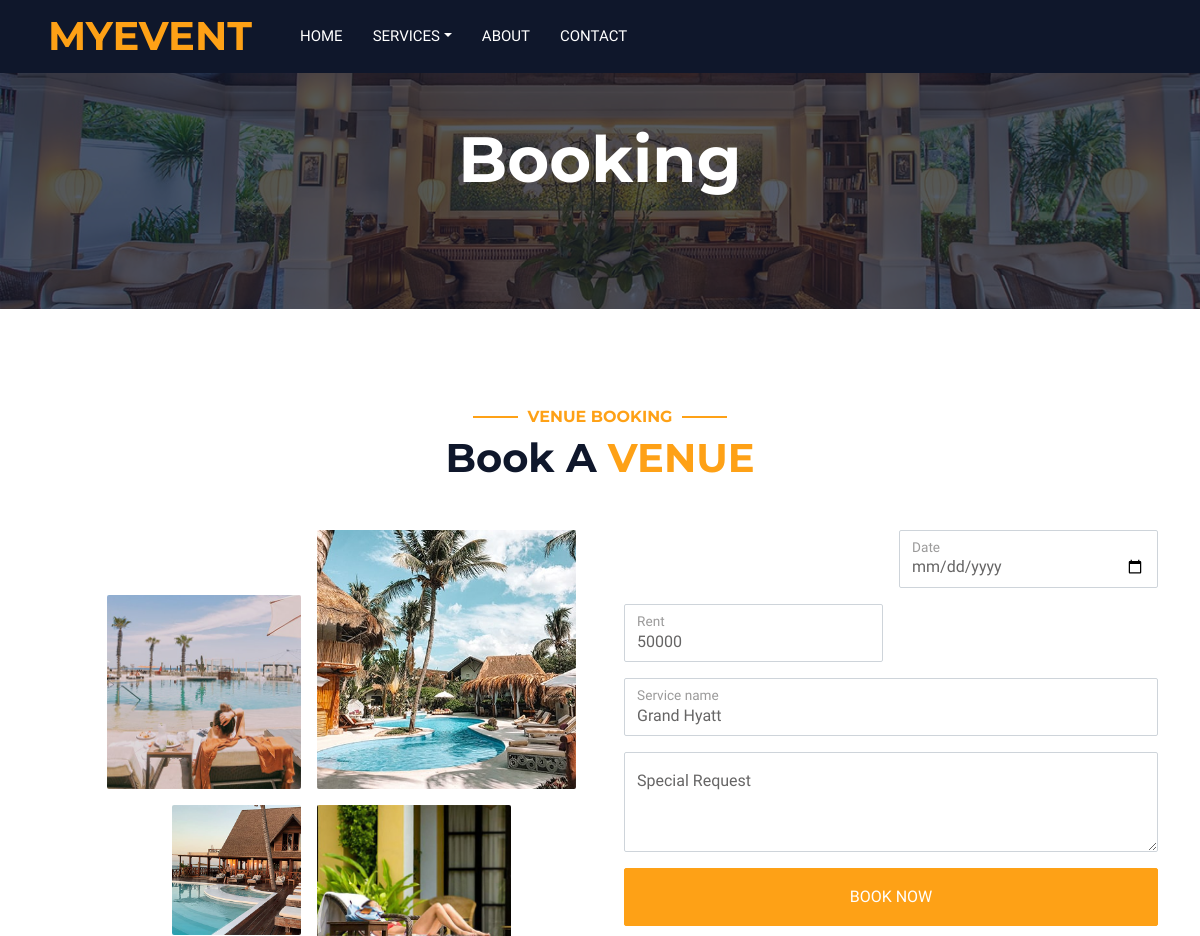
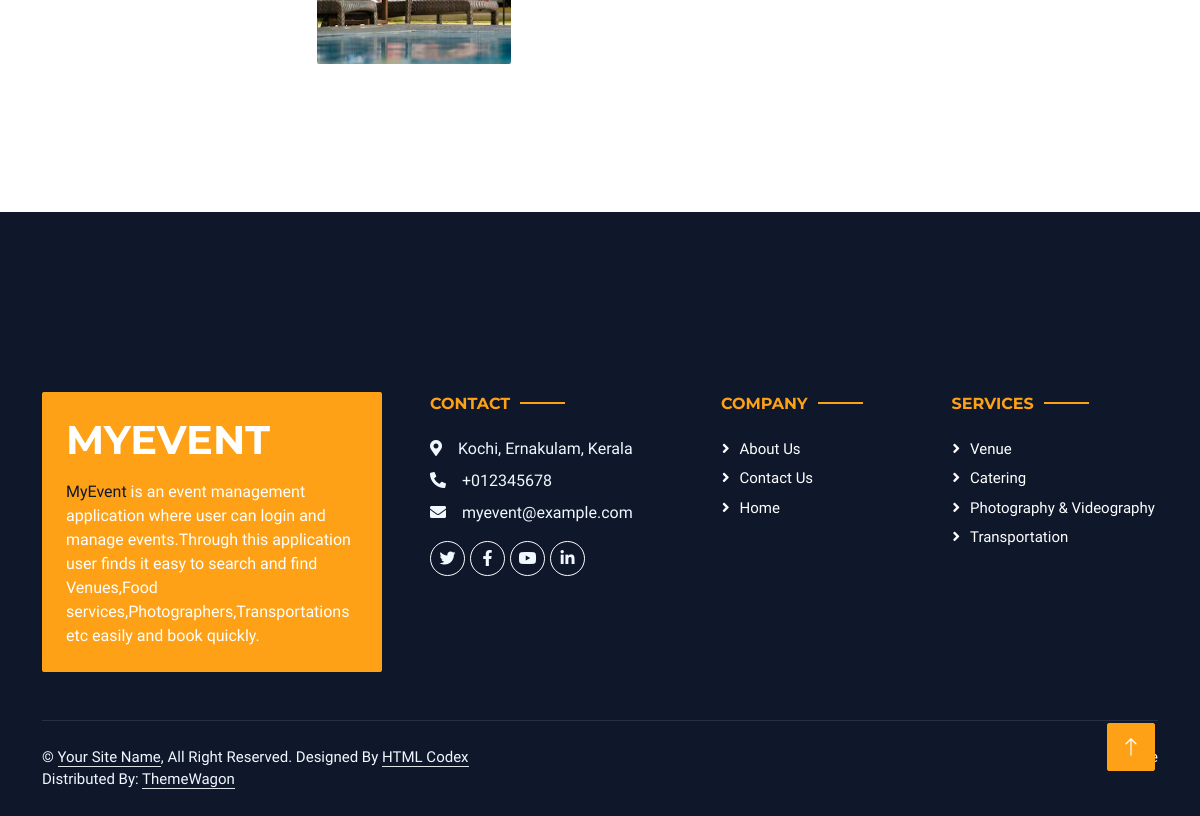
/bookingpage/15/, run on the app's committed database (2 pictures, top to bottom).
### adminapp/models.py (models this page shows, shortened)
class Service(models.Model):
    s_name = models.CharField(max_length=50,null=True,blank=True)
    service_name = models.CharField(max_length=50,null=True,blank=True)
    service_address = models.CharField(max_length=100,null=True,blank=True)
    service_rent = models.IntegerField(null=True,blank=True)
    service_description = models.CharField(max_length=500,null=True,blank=True)
    service_image = models.ImageField(upload_to="service",null=True,blank=True)

class Category(models.Model):
    name=models.CharField(max_length=50)
    description=models.TextField(max_length=500)
    logo=models.ImageField(upload_to="category_logo")

### userapp/views.py (the view)
# urls.py: path('bookingpage/<int:id>/',views.bookingpage,name="bookingpage"),
def bookingpage(req,id):
    user=Userdata.objects.all()
    data=Category.objects.all()
    b_data=Service.objects.filter(id=id)
    return render(req,"bookingpage.html",{"data":data,"user":user,"b_data":b_data})

### userapp/templates/bookingpage.html (shortened to what this page needs)
<!DOCTYPE html>
{% load static %}
<html lang="en">
<head>
    <link href="https://cdnjs.cloudflare.com/ajax/libs/font-awesome/5.10.0/css/all.min.css" rel="stylesheet">
    <link href="https://cdn.jsdelivr.net/npm/bootstrap-icons@1.4.1/font/bootstrap-icons.css" rel="stylesheet">
    <link href="{% static 'new/lib/animate/animate.min.css' %}" rel="stylesheet">
    <link href="{% static 'new/lib/owlcarousel/assets/owl.carousel.min.css' %}" rel="stylesheet">
    <link href="{% static 'new/lib/tempusdominus/css/tempusdominus-bootstrap-4.min.css' %}" rel="stylesheet" />
    <link href="{% static 'new/css/bootstrap.min.css' %}" rel="stylesheet">
    <link href="{% static 'new/css/style.css' %}" rel="stylesheet">
</head>
<body>
    <div class="container-xxl bg-white p-0">
        <div class="container-fluid bg-dark px-0">
            <div class="row gx-0">
                <div class="col-lg-3 bg-dark d-none d-lg-block">
                    <a href="index.html" class="navbar-brand w-100 h-100 m-0 p-0 d-flex align-items-center justify-content-center">
                        <h1 class="m-0 text-primary text-uppercase">MYEVENT</h1>
                    </a>
                </div>
                <div class="col-lg-9">
                    <nav class="navbar navbar-expand-lg bg-dark navbar-dark p-3 p-lg-0">
                        <div class="collapse navbar-collapse justify-content-between" id="navbarCollapse">
                            <div class="navbar-nav mr-auto py-0">
                                <a href="{% url 'home' %}" class="nav-item nav-link">Home</a>
                                <div class="nav-item dropdown">
                                    <a href="#" class="nav-link dropdown-toggle" data-bs-toggle="dropdown">Services</a>
                                </div>
                                <a href="{% url 'about' %}" class="nav-item nav-link">About</a>
                                <a href="{% url 'contactUs' %}" class="nav-item nav-link">Contact</a>
                            </div>
                                                          </div>
                    </nav>
                </div>
            </div>
        </div>
        <div class="container-fluid page-header mb-5 p-0" style="background-image: url({% static 'new/img/carousel-1.jpg' %});">
            <div class="container-fluid page-header-inner py-5">
                <div class="container text-center pb-5">
                    <h1 class="display-3 text-white mb-3 animated slideInDown">Booking</h1>
                </div>
            </div>
        </div>
        <div class="container-xxl py-5">
            <div class="container">
                <div class="text-center wow fadeInUp" data-wow-delay="0.1s">
                    {% for d in b_data %}
                    <h6 class="section-title text-center text-primary text-uppercase">{{d.s_name}} Booking</h6>
                    <h1 class="mb-5">Book A <span class="text-primary text-uppercase">{{d.s_name}}</span></h1>
                    {% endfor %}
                </div>
                <div class="row g-5">
                    <div class="col-lg-6">
                        <div class="row g-3">
                            <div class="col-6 text-end">
                                <img class="img-fluid rounded w-75 wow zoomIn" data-wow-delay="0.1s" src="{% static 'new/img/about-1.jpg' %}" style="margin-top: 25%;">
                            </div>
                            <div class="col-6 text-start">
                                <img class="img-fluid rounded w-100 wow zoomIn" data-wow-delay="0.3s" src="{% static 'new/img/about-2.jpg' %}">
                            </div>
                            <div class="col-6 text-end">
                                <img class="img-fluid rounded w-50 wow zoomIn" data-wow-delay="0.5s" src="{% static 'new/img/about-3.jpg' %}">
                            </div>
                            <div class="col-6 text-start">
                                <img class="img-fluid rounded w-75 wow zoomIn" data-wow-delay="0.7s" src="{% static 'new/img/about-4.jpg' %}">
                            </div>
                        </div>
                    </div>
                    <div class="col-lg-6">
                        <div class="wow fadeInUp" data-wow-delay="0.2s">
                            <form method="post" action="{% url 'bookdata' %}">
                                <div class="row g-3">
                                    <div class="col-md-6">
                                    </div>
                                    <div class="col-md-6">
                                        <div class="form-floating date" id="" data-target-input="nearest">
                                            <input type="date" class="form-control datetimepicker-input" id="date" placeholder="Check In" data-target="#date3" data-toggle="datetimepicker" name="date" />
                                            <label for="checkin">Date</label>
                                        </div>
                                    </div>
                                   {% for i in b_data %}
                                    <div class="col-md-6">
                                        <div class="form-floating">
                                            <input type="text" class="form-control" id="email" placeholder="Rent" name="rent" value="{{i.service_rent}}">
                                            <label for="Rent">Rent</label>
                                        </div>
                                    </div>
                                    <div class="col-12">
                                        <div class="form-floating">
                                            <input type="text" class="form-control" id="email" placeholder="Service name" name="service"  value="{{i.service_name}}">
                                            <label for="Rent">Service name</label>
                                          </div>
                                    </div>
                                    {% endfor %}
                                    <div class="col-12">
                                        <div class="form-floating">
                                            <textarea class="form-control" placeholder="Special Request" id="message" style="height: 100px" name="message"></textarea>
                                            <label for="message">Special Request</label>
                                        </div>
                                    </div>
                                    <div class="col-12">
                                        <button class="btn btn-primary w-100 py-3 " type="submit" href="">Book Now</button>
                                    </div>
                                </div>
                            </form>
                        </div>
                    </div>
                </div>
            </div>
        </div>
        <div class="container-fluid bg-dark text-light footer wow fadeIn" data-wow-delay="0.1s" style="margin-top:100px;">
            <div class="container pb-5">
                <div class="row g-5">
                    <div class="col-md-6 col-lg-4">
                        <div class="bg-primary rounded p-4">
                            <a href="index.html"><h1 class="text-white text-uppercase mb-3">MyEvent</h1></a>
                            <p class="text-white mb-0">
								 <a class="text-dark fw-medium" href="">MyEvent</a>  is an event management application where user can login and manage events.Through this application user finds it easy to search and find  Venues,Food services,Photographers,Transportations etc easily and book quickly.
							</p>
                        </div>
                    </div>
                    <div class="col-md-6 col-lg-3">
                        <h6 class="section-title text-start text-primary text-uppercase mb-4">Contact</h6>
                        <p class="mb-2"><i class="fa fa-map-marker-alt me-3"></i>Kochi, Ernakulam, Kerala</p>
                        <p class="mb-2"><i class="fa fa-phone-alt me-3"></i>+012345678</p>
                        <p class="mb-2"><i class="fa fa-envelope me-3"></i>myevent@example.com</p>
                        <div class="d-flex pt-2">
                            <a class="btn btn-outline-light btn-social" href=""><i class="fab fa-twitter"></i></a>
                            <a class="btn btn-outline-light btn-social" href=""><i class="fab fa-facebook-f"></i></a>
                            <a class="btn btn-outline-light btn-social" href=""><i class="fab fa-youtube"></i></a>
                            <a class="btn btn-outline-light btn-social" href=""><i class="fab fa-linkedin-in"></i></a>
                        </div>
                    </div>
                    <div class="col-lg-5 col-md-12">
                        <div class="row gy-5 g-4">
                            <div class="col-md-6">
                                <h6 class="section-title text-start text-primary text-uppercase mb-4">Company</h6>
                                <a class="btn btn-link" href="{% url 'about' %}">About Us</a>
                                <a class="btn btn-link" href="{% url 'contactUs' %}">Contact Us</a>
                                <a class="btn btn-link" href="{% url 'home' %}">Home</a>
                            </div>
                            <div class="col-md-6">
                                <h6 class="section-title text-start text-primary text-uppercase mb-4">Services</h6>
                                {% for i in data  %}
                                <a class="btn btn-link" href="{% url 'service' ser_name=i.name %}">{{i.name}}</a>
                                {% endfor %}
                            </div>
                        </div>
                    </div>
                </div>
            </div>
            <div class="container">
                <div class="copyright">
                    <div class="row">
                        <div class="col-md-6 text-center text-md-start mb-3 mb-md-0">
                            &copy; <a class="border-bottom" href="#">Your Site Name</a>, All Right Reserved.
							Designed By <a class="border-bottom" href="https://htmlcodex.com">HTML Codex</a>
                            <br>Distributed By: <a class="border-bottom" href="https://themewagon.com" target="_blank">ThemeWagon</a>
                        </div>
                        <div class="col-md-6 text-center text-md-end">
                            <div class="footer-menu">
                                <a href="{% url 'home' %}">Home</a>
                            </div>
                        </div>
                    </div>
                </div>
            </div>
        </div>
        <a href="#" class="btn btn-lg btn-primary btn-lg-square back-to-top"><i class="bi bi-arrow-up"></i></a>
    </div>
</body>
</html>

### userapp/static/new/css/style.css (style rules this page uses)
:root { --primary: #FEA116; --light: #F1F8FF; --dark: #0F172B; }
.fw-medium { font-weight: 500 !important; }
.back-to-top { position: fixed; display: none; right: 45px; bottom: 45px; z-index: 99; }
.btn { font-weight: 500; text-transform: uppercase; transition: .5s; }
.btn.btn-primary, .btn.btn-secondary { color: #FFFFFF; }
.btn-lg-square { width: 48px; height: 48px; }
.btn-square, .btn-sm-square, .btn-lg-square { padding: 0; display: flex; align-items: center; justify-content: center; font-weight: normal; border-radius: 2px; }
.navbar-dark .navbar-nav .nav-link { margin-right: 30px; padding: 25px 0; color: #FFFFFF; font-size: 15px; text-transform: uppercase; outline: none; }
.page-header { background-position: center center; background-repeat: no-repeat; background-size: cover; }
.page-header-inner { background: rgba(15, 23, 43, .7); }
.section-title { position: relative; display: inline-block; }
.section-title::before { position: absolute; content: ""; width: 45px; height: 2px; top: 50%; left: -55px; margin-top: -1px; background: var(--primary); }
.section-title::after { position: absolute; content: ""; width: 45px; height: 2px; top: 50%; right: -55px; margin-top: -1px; background: var(--primary); }
.section-title.text-start::before, .section-title.text-end::after { display: none; }
.footer { position: relative; margin-top: -110px; padding-top: 180px; }
.footer .btn.btn-social { margin-right: 5px; width: 35px; height: 35px; display: flex; align-items: center; justify-content: center; color: var(--light); border: 1px solid #FFFFFF; border-radius: 35px; transition: .3s; }
.footer .btn.btn-link { display: block; margin-bottom: 5px; padding: 0; text-align: left; color: #FFFFFF; font-size: 15px; font-weight: normal; text-transform: capitalize; transition: .3s; }
.footer .btn.btn-link::before { position: relative; content: "\f105"; font-family: "Font Awesome 5 Free"; font-weight: 900; margin-right: 10px; }
.footer .copyright { padding: 25px 0; font-size: 15px; border-top: 1px solid rgba(256, 256, 256, .1); }
.footer .copyright a { color: var(--light); }
.footer .footer-menu a { margin-right: 15px; padding-right: 15px; border-right: 1px solid rgba(255, 255, 255, .3); }
.footer .footer-menu a:last-child { margin-right: 0; padding-right: 0; border-right: none; }

### data on the page
Service: s_name "VENUE", rent "50000", service "Grand Hyatt"
Category: name "Venue"
Category: name "Catering"
Category: name "Photography & Videography"
Category: name "Transportation"
